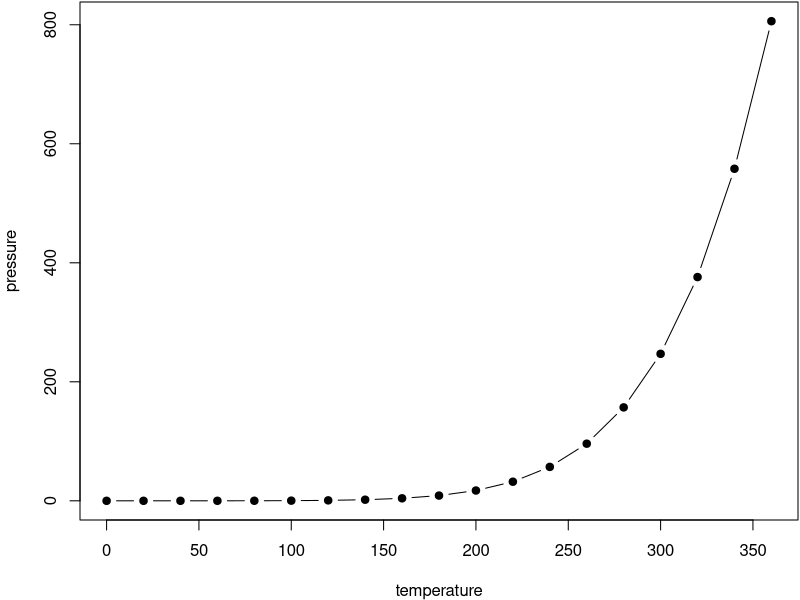
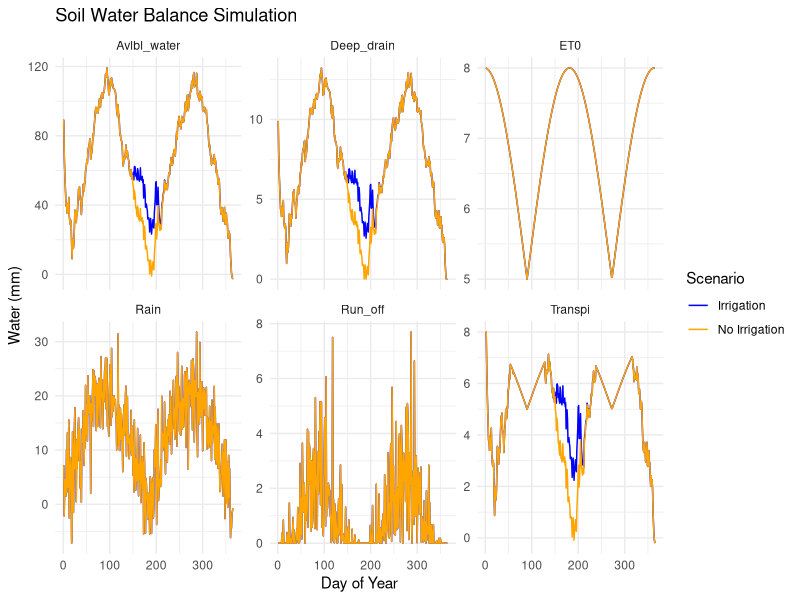

Write the R code that produced these figures, in order.
## ---- chunk 1
par(mar = c(4, 4, .1, .1))
plot(pressure, type = 'b', pch = 19)
## ---- chunk 2
knitr::kable(
  head(pressure, 10), caption = 'Here is a nice table!',
  booktabs = TRUE
)
## ---- chunk 3
library(tidyverse)
# Function to simulate soil water balance
soil_water_balance <- function(soil_params, rain, ET0, irrigation) {
  
  # Initialize soil water
  available_water <- soil_params$InitialAmountOfAvailableWater
  results <- data.frame(Day = 1:length(rain))
  
  # Loop through days
  for (day in 1:length(rain)) {
    
    # Calculate transpiration
    transpiration <- min(0.096 * available_water, ET0[day]) 
    
    # Calculate surface runoff (SCS method)
    pot_max_ret <- (25400 / soil_params$RunoffCurveNumber) - 254
    init_abs <- 0.2 * pot_max_ret
    surface_runoff <- ifelse(rain[day] <= init_abs, 0,
                             ((rain[day] - init_abs)^2) / (rain[day] - init_abs + pot_max_ret))
    
    # Calculate deep drainage
    avail_water_before_drain <- available_water + rain[day] + irrigation[day] - transpiration - surface_runoff
    deep_drainage <- ifelse(soil_params$WaterHoldingCapacity >= (avail_water_before_drain / soil_params$RootZoneDepth), 
                            0, 
                            soil_params$DrainageCoeff * soil_params$RootZoneDepth * 
                              ((avail_water_before_drain / soil_params$RootZoneDepth) - soil_params$WaterHoldingCapacity))
    
    # Update available water
    available_water <- available_water + rain[day] + irrigation[day] - transpiration - surface_runoff - deep_drainage
    
    # Store results
    results$Rain[day] <- rain[day]
    results$Deep_drain[day] <- deep_drainage
    results$Run_off[day] <- surface_runoff
    results$ET0[day] <- ET0[day]
    results$Transpi[day] <- transpiration
    results$Avlbl_water[day] <- available_water
  }
  
  return(results)
}

# Example usage (replace with your actual data)
soil_params <- list(
  InitialAmountOfAvailableWater = 100,  # mm
  RunoffCurveNumber = 85,
  RootZoneDepth = 1,                     # m
  DrainageCoeff = 0.1,
  WaterHoldingCapacity = 0.2            # mm/mm
)

# Generate weather data for a year (365 days)
set.seed(42)  # For reproducibility
days <- 1:365

# Rain: Simulate a seasonal pattern (higher in spring/fall)
rain <- 20 * abs(sin(2 * pi * days / 365)) + rnorm(365, 0, 5)  # Seasonal + random noise

# ET0: Simulate a seasonal pattern (higher in summer)
ET0 <- 5 + 3 * abs(sin(2 * pi * (days - 90) / 365)) 

# Irrigation: Two scenarios
irrigation_scenario1 <- rep(0, 365)  # No irrigation
irrigation_scenario2 <- ifelse(days >= 150 & days <= 200, 5, 0)  # 5 mm/day from June 1st to Sept 1st

# Run the simulations for both scenarios
results_scenario1 <- soil_water_balance(soil_params, rain, ET0, irrigation_scenario1)
results_scenario2 <- soil_water_balance(soil_params, rain, ET0, irrigation_scenario2)
## ---- chunk 4
# Reshape data for plotting
library(tidyr)
results_long_scenario1 <- results_scenario1 %>%
  pivot_longer(-Day, names_to = "Variable", values_to = "Value") %>%
  mutate(Scenario = "No Irrigation")
results_long_scenario2 <- results_scenario2 %>%
  pivot_longer(-Day, names_to = "Variable", values_to = "Value") %>%
  mutate(Scenario = "Irrigation")
results_long <- rbind(results_long_scenario1, results_long_scenario2)

## ---- chunk 5
# Plot the results using ggplot2
library(ggplot2)

p <- ggplot(results_long, aes(x = Day, y = Value, color = Scenario)) +
  geom_line() +
  facet_wrap(Variable~., scales = "free_y") +  # Separate plots for each scenario
  labs(title = "Soil Water Balance Simulation", x = "Day of Year", y = "Water (mm)") +
  scale_color_manual(values = c("Irrigation" = "blue", "No Irrigation" = "orange")) +
  # scale_color_manual(values = c("Rain" = "blue", "Deep_drain" = "orange", 
    #                            "Run_off" = "green", "ET0" = "red", 
    #                           "Transpi" = "purple", "Avlbl_water" = "brown")) +
  theme_minimal()

print(p)
